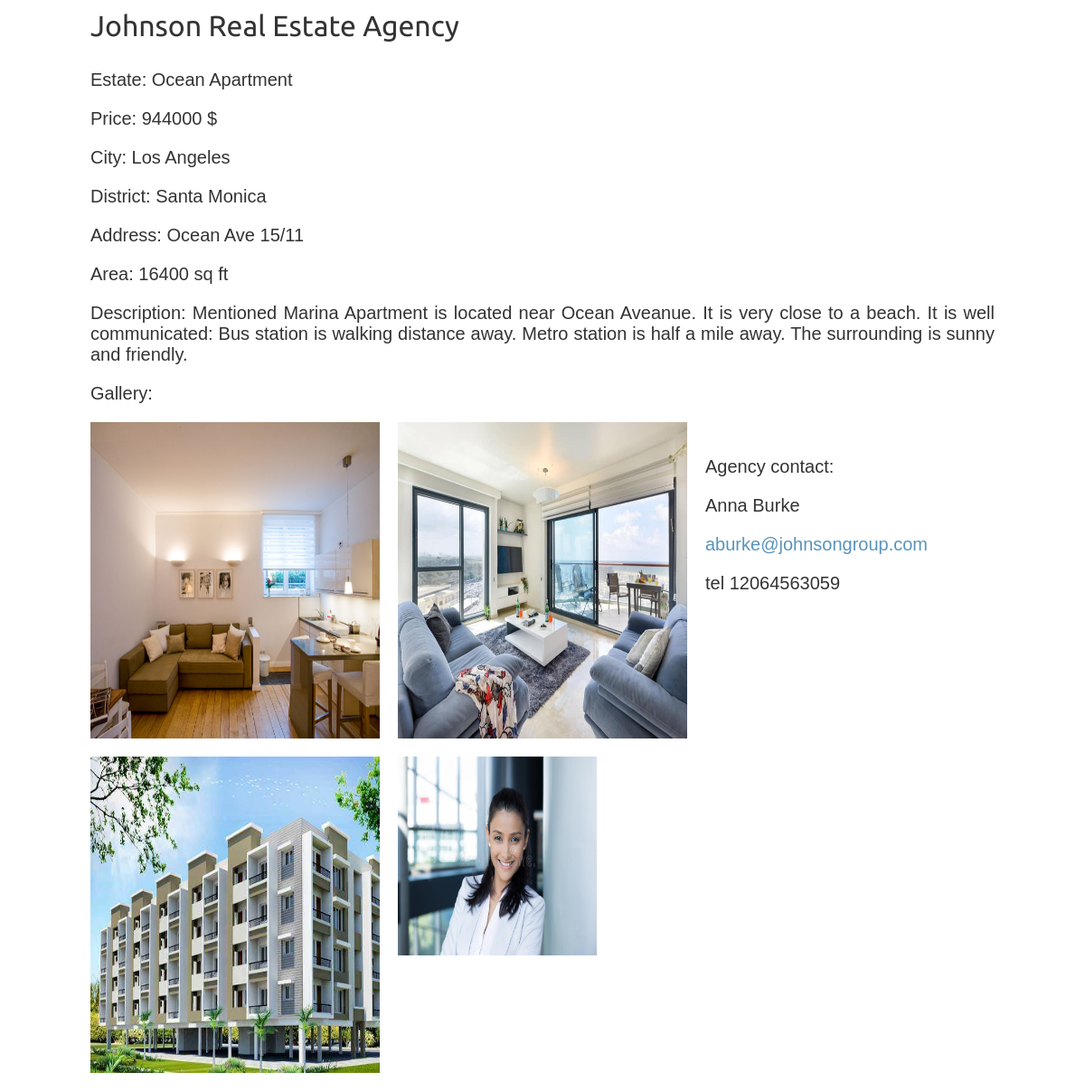
/2, run on the app's committed database.
### agency/models.py (models this page shows, shortened)
class Estate(models.Model):
	name = models.CharField(max_length=200)
	employee = models.ForeignKey(Employee, related_name='estates', on_delete=models.CASCADE)
	city = models.CharField(max_length=200, db_index=True)
	district = models.CharField(max_length=200)
	adress = models.CharField(max_length=200)
	image1 = models.ImageField(upload_to='estates/%Y/%m/%d', blank=True)
	image2 = models.ImageField(upload_to='estates/%Y/%m/%d', blank=True)
	image3 = models.ImageField(upload_to='estates/%Y/%m/%d', blank=True)
	area = models.DecimalField(max_digits=20, decimal_places=0)
	price = models.DecimalField(max_digits=20, decimal_places=0)
	description = models.TextField(blank=True)
	class Meta:
		ordering = ('name',)
		verbose_name = 'estate'
		verbose_name_plural = 'estates'

class Employee(models.Model):
	name = models.CharField(max_length=200, db_index=True)
	image = models.ImageField(upload_to='employees/%Y/%m/%d', blank=True)
	mail = models.CharField(max_length=200, db_index=True)
	phone = models.DecimalField(max_digits=20, decimal_places=0)
	description = models.TextField(blank=True)
	class Meta:
		ordering = ('name',)
		verbose_name = 'employee'
		verbose_name_plural = 'employees'
	def __str__(self):
		return self.name

### agency/views.py (the view)
# urls.py: path('<int:id>', views.estate_detail, name='estate_detail'),
def estate_detail(request, id):
	estate = get_object_or_404(Estate, id=id)
	return render(request, 'agency/estate/detail.html', {'estate': estate})

### agency/templates/agency/estate/detail.html (shortened to what this page needs)
{% extends "agency/base.html" %}
{% load static %}
{% block content %}
	<div class="estate-detail">
		<p class="price"> Estate: {{ estate.name }} </p>
		<p class="price"> Price: {{ estate.price }} $</p>
		<p class="price">City: {{ estate.city }}</p>
		<p class="price">District: {{ estate.district }}</p>
		<p class="price">Address: {{ estate.adress }}</p>
		<p class="price">Area: {{ estate.area }} sq ft</p>
		<p class="price">Description: {{ estate.description }}</p>
		<p class="price"> Gallery:</p>
		<div class="gallery">
			<img src="{% if estate.image1 %}{{ estate.image1.url }}{% else %}
			{% static "img/no_image.png" %}{% endif %}">
			<img src="{% if estate.image2 %}{{ estate.image2.url }}{% else %}
			{% static "img/no_image.png" %}{% endif %}">
			<img src="{% if estate.image3 %}{{ estate.image3.url }}{% else %}
			{% static "img/no_image.png" %}{% endif %}">
		</div>
		<br>
		<p class="price"> Agency contact:</p>
		<div class="agency_contact">
			<p class="price">{{ estate.employee }}</p>
			<p class="price"><a href = "mailto: {{ estate.employee.mail }}">{{ estate.employee.mail }}</a></p>
			<p class="price"> tel {{ estate.employee.phone }}</p>
			<img class="employee_photo_in_detail_view" src="{% if estate.employee.image %}{{ estate.employee.image.url }}{% else %}{% static "img/no_image.png" %}{% endif %}">
		</div>
	</div>
{% endblock %}

### agency/static/css/base.css (style rules this page uses)
body { margin:0; padding:0; font-family:helvetica, sans-serif; }
a { text-decoration:none; color:#5993bb; }
.estate-detail { text-align:justify; }
.estate-detail .price { color:#333; font-size:20px; }
.estate-detail .gallery { width:100%; }
.estate-detail .agency_contact { width:100%; }
.estate-detail .agency_contact img { width:220px; height:220px; }
.estate-detail img { width:32%; height: 350px; float:left; padding:0 20px 20px 0; }

### data on the page
Estate: name "Ocean Apartment", price "944000", city "Los Angeles", district "Santa Monica", adress "Ocean Ave 15/11", area "16400", description "Mentioned Marina Apartment is located near Ocean Aveanue. It is very close to a beach. It is well communicated: Bus station is walking distance away. Metro station is half a mile away. The surrounding is sunny and friendly.", image1 (picture), image2 (picture), image3 (picture), employee "Anna Burke", employee.mail "aburke@johnsongroup.com", employee.phone "12064563059", employee.image (picture)
